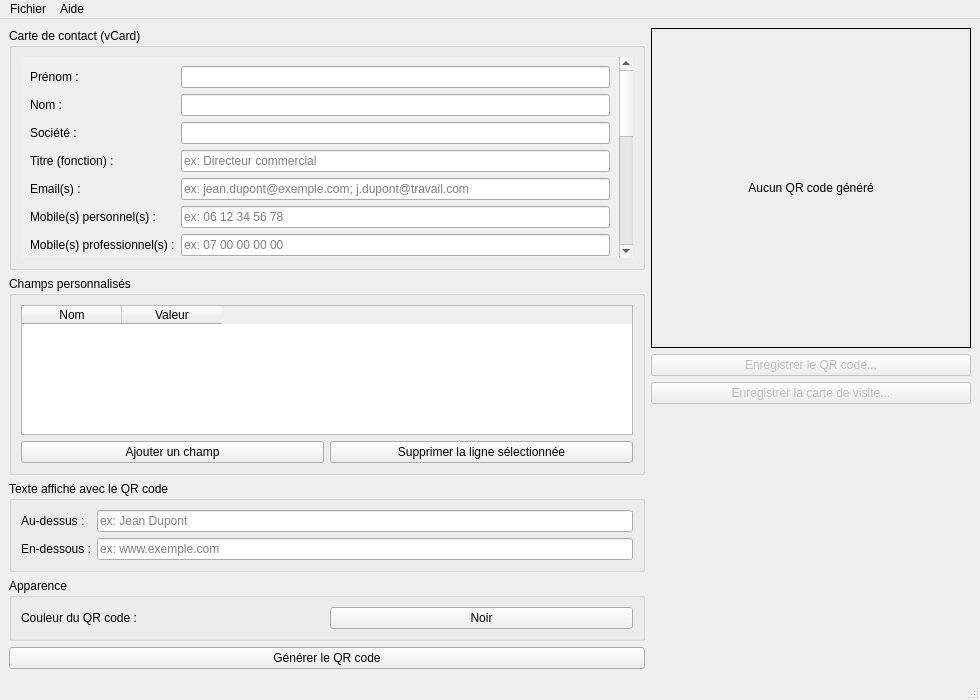
<?xml version="1.0" encoding="UTF-8"?>
<ui version="4.0">
 <class>MainWindow</class>
 <widget class="QMainWindow" name="MainWindow">
  <property name="geometry">
   <rect>
    <x>0</x>
    <y>0</y>
    <width>980</width>
    <height>700</height>
   </rect>
  </property>
  <property name="windowTitle">
   <string>QR Visite</string>
  </property>
  <widget class="QWidget" name="centralwidget">
   <layout class="QHBoxLayout" name="horizontalLayout">
    <item>
     <layout class="QVBoxLayout" name="leftVerticalLayout">
      <item>
       <widget class="QGroupBox" name="contact_group">
        <property name="title">
         <string>Carte de contact (vCard)</string>
        </property>
        <layout class="QVBoxLayout" name="contactGroupLayout">
         <item>
          <widget class="QScrollArea" name="contact_scroll">
           <property name="widgetResizable">
            <bool>true</bool>
           </property>
           <property name="frameShape">
            <enum>QFrame::Shape::NoFrame</enum>
           </property>
           <widget class="QWidget" name="contact_scroll_contents">
            <layout class="QFormLayout" name="formLayout">
             <item row="0" column="0">
              <widget class="QLabel" name="prenom_label">
               <property name="text">
                <string>Prénom :</string>
               </property>
              </widget>
             </item>
             <item row="0" column="1">
              <widget class="QLineEdit" name="prenom_edit"/>
             </item>
             <item row="1" column="0">
              <widget class="QLabel" name="nom_label">
               <property name="text">
                <string>Nom :</string>
               </property>
              </widget>
             </item>
             <item row="1" column="1">
              <widget class="QLineEdit" name="nom_edit"/>
             </item>
             <item row="2" column="0">
              <widget class="QLabel" name="societe_label">
               <property name="text">
                <string>Société :</string>
               </property>
              </widget>
             </item>
             <item row="2" column="1">
              <widget class="QLineEdit" name="societe_edit"/>
             </item>
             <item row="3" column="0">
              <widget class="QLabel" name="titre_label">
               <property name="text">
                <string>Titre (fonction) :</string>
               </property>
              </widget>
             </item>
             <item row="3" column="1">
              <widget class="QLineEdit" name="titre_edit">
               <property name="placeholderText">
                <string>ex: Directeur commercial</string>
               </property>
              </widget>
             </item>
             <item row="4" column="0">
              <widget class="QLabel" name="emails_label">
               <property name="text">
                <string>Email(s) :</string>
               </property>
              </widget>
             </item>
             <item row="4" column="1">
              <widget class="QLineEdit" name="emails_edit">
               <property name="minimumSize">
                <size>
                 <width>380</width>
                 <height>0</height>
                </size>
               </property>
               <property name="placeholderText">
                <string>ex: jean.dupont@exemple.com; j.dupont@travail.com</string>
               </property>
              </widget>
             </item>
             <item row="5" column="0">
              <widget class="QLabel" name="mobiles_perso_label">
               <property name="text">
                <string>Mobile(s) personnel(s) :</string>
               </property>
              </widget>
             </item>
             <item row="5" column="1">
              <widget class="QLineEdit" name="mobiles_perso_edit">
               <property name="placeholderText">
                <string>ex: 06 12 34 56 78</string>
               </property>
              </widget>
             </item>
             <item row="6" column="0">
              <widget class="QLabel" name="mobiles_pro_label">
               <property name="text">
                <string>Mobile(s) professionnel(s) :</string>
               </property>
              </widget>
             </item>
             <item row="6" column="1">
              <widget class="QLineEdit" name="mobiles_pro_edit">
               <property name="placeholderText">
                <string>ex: 07 00 00 00 00</string>
               </property>
              </widget>
             </item>
             <item row="7" column="0">
              <widget class="QLabel" name="mobile_secondaire_label">
               <property name="text">
                <string>Mobile secondaire :</string>
               </property>
              </widget>
             </item>
             <item row="7" column="1">
              <widget class="QLineEdit" name="mobile_secondaire_edit">
               <property name="placeholderText">
                <string>ex: 06 98 76 54 32</string>
               </property>
              </widget>
             </item>
             <item row="8" column="0">
              <widget class="QLabel" name="telephones_domicile_label">
               <property name="text">
                <string>Téléphone domicile :</string>
               </property>
              </widget>
             </item>
             <item row="8" column="1">
              <widget class="QLineEdit" name="telephones_domicile_edit">
               <property name="placeholderText">
                <string>ex: 01 23 45 67 89</string>
               </property>
              </widget>
             </item>
             <item row="9" column="0">
              <widget class="QLabel" name="telephones_travail_label">
               <property name="text">
                <string>Téléphone travail :</string>
               </property>
              </widget>
             </item>
             <item row="9" column="1">
              <widget class="QLineEdit" name="telephones_travail_edit">
               <property name="placeholderText">
                <string>ex: 01 98 76 54 32</string>
               </property>
              </widget>
             </item>
             <item row="10" column="0">
              <widget class="QLabel" name="fax_label">
               <property name="text">
                <string>Fax :</string>
               </property>
              </widget>
             </item>
             <item row="10" column="1">
              <widget class="QLineEdit" name="fax_edit"/>
             </item>
             <item row="11" column="0">
              <widget class="QLabel" name="adresse_label">
               <property name="text">
                <string>Adresse :</string>
               </property>
              </widget>
             </item>
             <item row="11" column="1">
              <widget class="QPlainTextEdit" name="adresse_edit">
               <property name="maximumHeight">
                <number>60</number>
               </property>
              </widget>
             </item>
             <item row="12" column="0">
              <widget class="QLabel" name="url_label">
               <property name="text">
                <string>Site web :</string>
               </property>
              </widget>
             </item>
             <item row="12" column="1">
              <widget class="QLineEdit" name="url_edit">
               <property name="placeholderText">
                <string>ex: www.exemple.com</string>
               </property>
              </widget>
             </item>
             <item row="13" column="0">
              <widget class="QLabel" name="linkedin_label">
               <property name="text">
                <string>LinkedIn :</string>
               </property>
              </widget>
             </item>
             <item row="13" column="1">
              <widget class="QLineEdit" name="linkedin_edit">
               <property name="placeholderText">
                <string>ex: jean-dupont ou https://www.linkedin.com/in/jean-dupont</string>
               </property>
              </widget>
             </item>
             <item row="14" column="0">
              <widget class="QLabel" name="note_label">
               <property name="text">
                <string>Note :</string>
               </property>
              </widget>
             </item>
             <item row="14" column="1">
              <widget class="QPlainTextEdit" name="note_edit">
               <property name="maximumHeight">
                <number>50</number>
               </property>
              </widget>
             </item>
            </layout>
           </widget>
          </widget>
         </item>
        </layout>
       </widget>
      </item>
      <item>
       <widget class="QGroupBox" name="champs_perso_group">
        <property name="title">
         <string>Champs personnalisés</string>
        </property>
        <layout class="QVBoxLayout" name="champsPersoGroupLayout">
         <item>
          <widget class="QTableWidget" name="champs_perso_table">
           <property name="minimumSize">
            <size>
             <width>0</width>
             <height>130</height>
            </size>
           </property>
           <property name="selectionBehavior">
            <enum>QAbstractItemView::SelectionBehavior::SelectRows</enum>
           </property>
           <property name="columnCount">
            <number>2</number>
           </property>
           <column>
            <property name="text">
             <string>Nom</string>
            </property>
           </column>
           <column>
            <property name="text">
             <string>Valeur</string>
            </property>
           </column>
          </widget>
         </item>
         <item>
          <layout class="QHBoxLayout" name="champsPersoBoutonsLayout">
           <item>
            <widget class="QPushButton" name="champ_ajouter_button">
             <property name="text">
              <string>Ajouter un champ</string>
             </property>
            </widget>
           </item>
           <item>
            <widget class="QPushButton" name="champ_supprimer_button">
             <property name="text">
              <string>Supprimer la ligne sélectionnée</string>
             </property>
            </widget>
           </item>
          </layout>
         </item>
        </layout>
       </widget>
      </item>
      <item>
       <widget class="QGroupBox" name="texte_group">
        <property name="title">
         <string>Texte affiché avec le QR code</string>
        </property>
        <layout class="QFormLayout" name="texteFormLayout">
         <item row="0" column="0">
          <widget class="QLabel" name="texte_haut_label">
           <property name="text">
            <string>Au-dessus :</string>
           </property>
          </widget>
         </item>
         <item row="0" column="1">
          <widget class="QLineEdit" name="texte_haut_edit">
           <property name="placeholderText">
            <string>ex: Jean Dupont</string>
           </property>
          </widget>
         </item>
         <item row="1" column="0">
          <widget class="QLabel" name="texte_bas_label">
           <property name="text">
            <string>En-dessous :</string>
           </property>
          </widget>
         </item>
         <item row="1" column="1">
          <widget class="QLineEdit" name="texte_bas_edit">
           <property name="placeholderText">
            <string>ex: www.exemple.com</string>
           </property>
          </widget>
         </item>
        </layout>
       </widget>
      </item>
      <item>
       <widget class="QGroupBox" name="apparence_group">
        <property name="title">
         <string>Apparence</string>
        </property>
        <layout class="QHBoxLayout" name="apparenceLayout">
         <item>
          <widget class="QLabel" name="couleur_label">
           <property name="text">
            <string>Couleur du QR code :</string>
           </property>
          </widget>
         </item>
         <item>
          <widget class="QPushButton" name="couleur_button">
           <property name="text">
            <string>Noir</string>
           </property>
          </widget>
         </item>
        </layout>
       </widget>
      </item>
      <item>
       <widget class="QPushButton" name="generer_button">
        <property name="text">
         <string>Générer le QR code</string>
        </property>
       </widget>
      </item>
     </layout>
    </item>
    <item>
     <layout class="QVBoxLayout" name="previewVerticalLayout">
      <item>
       <widget class="QLabel" name="qr_preview_label">
        <property name="minimumSize">
         <size>
          <width>320</width>
          <height>320</height>
         </size>
        </property>
        <property name="frameShape">
         <enum>QFrame::Shape::Box</enum>
        </property>
        <property name="alignment">
         <set>Qt::AlignmentFlag::AlignCenter</set>
        </property>
        <property name="text">
         <string>Aucun QR code généré</string>
        </property>
        <property name="scaledContents">
         <bool>false</bool>
        </property>
       </widget>
      </item>
      <item>
       <widget class="QPushButton" name="enregistrer_button">
        <property name="enabled">
         <bool>false</bool>
        </property>
        <property name="text">
         <string>Enregistrer le QR code...</string>
        </property>
       </widget>
      </item>
      <item>
       <widget class="QPushButton" name="carte_button">
        <property name="enabled">
         <bool>false</bool>
        </property>
        <property name="text">
         <string>Enregistrer la carte de visite...</string>
        </property>
       </widget>
      </item>
      <item>
       <spacer name="previewSpacer">
        <property name="orientation">
         <enum>Qt::Orientation::Vertical</enum>
        </property>
        <property name="sizeHint" stdset="0">
         <size>
          <width>20</width>
          <height>40</height>
         </size>
        </property>
       </spacer>
      </item>
     </layout>
    </item>
   </layout>
  </widget>
  <widget class="QMenuBar" name="menubar">
   <property name="geometry">
    <rect>
     <x>0</x>
     <y>0</y>
     <width>980</width>
     <height>24</height>
    </rect>
   </property>
   <widget class="QMenu" name="menu_file">
    <property name="title">
     <string>Fichier</string>
    </property>
    <addaction name="action_quit"/>
   </widget>
   <widget class="QMenu" name="menu_aide">
    <property name="title">
     <string>Aide</string>
    </property>
    <addaction name="action_a_propos"/>
   </widget>
   <addaction name="menu_file"/>
   <addaction name="menu_aide"/>
  </widget>
  <widget class="QStatusBar" name="statusbar"/>
  <action name="action_quit">
   <property name="text">
    <string>Quitter</string>
   </property>
  </action>
  <action name="action_a_propos">
   <property name="text">
    <string>À propos...</string>
   </property>
  </action>
 </widget>
 <resources/>
 <connections/>
</ui>
